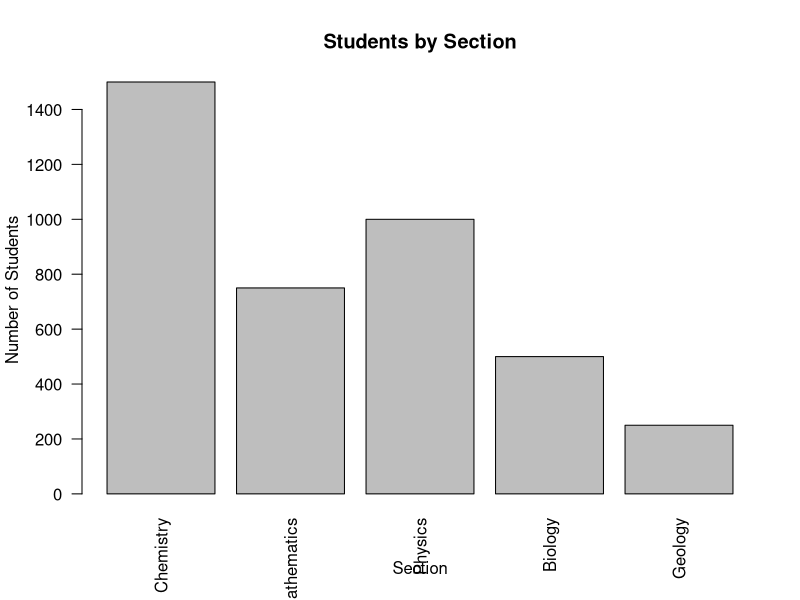
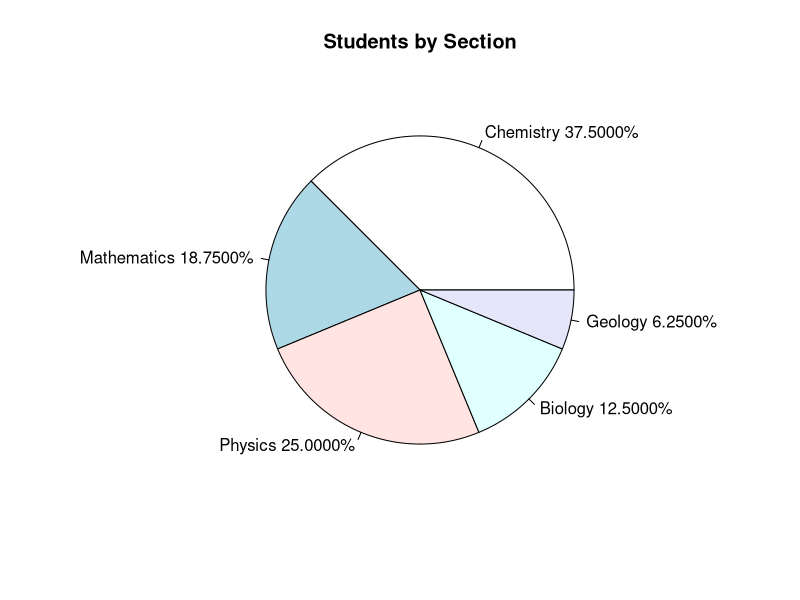

These charts were generated, in order, by the following R code:
# ==========================================
# CHAPTER 1 - EXERCISE 3A
# BAR CHART AND PIE CHART
# Ejemplo original: página 16
# ==========================================

options(digits = 10)

# CAMBIAR AQUÍ: nombres de las secciones
secciones <- c("Chemistry", "Mathematics", "Physics",
               "Biology", "Geology")

# CAMBIAR AQUÍ: número de estudiantes por sección
ni <- c(1500, 750, 1000, 500, 250)

# Calcular el número total de estudiantes
N <- sum(ni)

# Calcular las frecuencias relativas
# Fórmula: fi = ni / N
fi <- ni / N

# Calcular los porcentajes
porcentaje <- fi * 100

# Mostrar los datos y sus frecuencias
cat("TOTAL NUMBER OF STUDENTS:", N, "\n\n")

tabla <- data.frame(
  Section = secciones,
  Absolute_Frequency = ni,
  Relative_Frequency = fi,
  Percentage = porcentaje
)

print(tabla, row.names = FALSE)

# BAR CHART: gráfico de barras
# La altura de cada barra representa la frecuencia absoluta
barplot(ni,
        names.arg = secciones,
        main = "Students by Section",
        xlab = "Section",
        ylab = "Number of Students",
        las = 2)

# PIE CHART: gráfico circular
# Cada porción representa la frecuencia relativa
pie(ni,
    labels = paste(secciones,
                   sprintf("%.4f%%", porcentaje)),
    main = "Students by Section")
